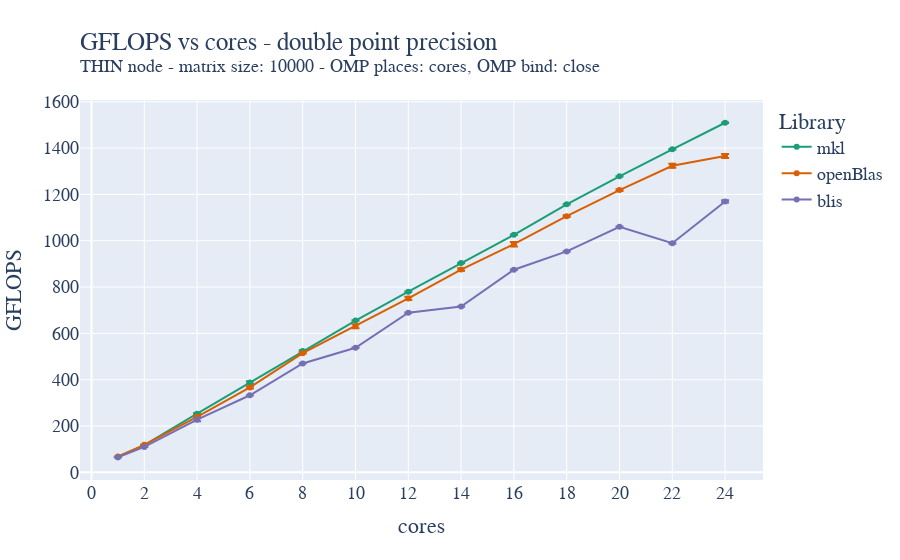

Notebook code for this chart:
### Code cell
fig = go.Figure()

fig.add_trace(go.Scatter(x=mkl_double_avg["cores"]["mean"], y=mkl_double_avg["gflops"]["mean"], name='mkl',
                         error_y=dict(
                             type="data",
                             array=mkl_double_avg["gflops"]["std"],
                             visible=True)))
fig.add_trace(go.Scatter(x=oblas_double_avg["cores"]["mean"], y=oblas_double_avg["gflops"]["mean"], name='openBlas',
                         error_y=dict(
                             type="data",
                             array=oblas_double_avg["gflops"]["std"],
                             visible=True)))
fig.add_trace(go.Scatter(x=blis_double_avg["cores"]["mean"], y=blis_double_avg["gflops"]["mean"], name='blis',
                         error_y=dict(
                             type="data",
                             array=blis_double_avg["gflops"]["std"],
                             visible=True)))

fig.update_layout(
    title=go.layout.Title(
        text="GFLOPS vs cores - double point precision<br><sup>THIN node - matrix size: 10000 - OMP places: cores, OMP bind: close</sup>",
        xref="paper",
        x=0,
    ),
    xaxis_title="cores",
    xaxis = dict(
        tickmode = 'linear',
        tick0 = '0',
        dtick = '2'
    ),
    yaxis_title="GFLOPS",
    legend_title="Library",
    font=dict(
        family="Courier New, monospace",
        size=18,
    ),
    colorway=["#1b9e77","#d95f02", "#7570b3"]
)
fig.show()
fig.write_image("/home/andres/hpc/Foundations_of_HPC_2022/Assignment/my_assignment/report/images/fixed_size_thin_double_gflops_close.pdf", height=500, width=1000)

### Figure 1 — Plotly figure (JSON) as saved in the notebook; plotly's stock layout.template omitted (floating-point values rounded to 4 significant figures)
{"data": [{"error_y": {"array": [0.518, 0.444, 2.985, 5.649, 2.526, 0.8171, 0.7199, 0.9799, 1.54, 0.9941, 0.7143, 2.01, 1.137], "type": "data", "visible": true}, "name": "mkl", "type": "scatter", "x": [1, 2, 4, 6, 8, 10, 12, 14, 16, 18, 20, 22, 24], "y": [65.56, 117.2, 253.4, 387.9, 524.3, 655.5, 779.9, 904.2, 1026.0, 1157.0, 1278.0, 1394.0, 1509.0]}, {"error_y": {"array": [0.4127, 0.8867, 2.096, 5.054, 1.711, 8.694, 7.025, 5.345, 9.85, 3.588, 3.736, 8.223, 8.726], "type": "data", "visible": true}, "name": "openBlas", "type": "scatter", "x": [1, 2, 4, 6, 8, 10, 12, 14, 16, 18, 20, 22, 24], "y": [68.56, 118.9, 240.0, 366.9, 514.5, 630.9, 750.9, 875.5, 984.9, 1106.0, 1219.0, 1324.0, 1366.0]}, {"error_y": {"array": [0.1754, 0.1331, 6.446, 0.4887, 0.6083, 0.8575, 0.8375, 1.018, 1.006, 1.949, 1.102, 2.174, 4.739], "type": "data", "visible": true}, "name": "blis", "type": "scatter", "x": [1, 2, 4, 6, 8, 10, 12, 14, 16, 18, 20, 22, 24], "y": [65.25, 110.0, 227.6, 332.9, 470.2, 538.0, 689.2, 715.8, 874.9, 953.9, 1060.0, 989.3, 1170.0]}], "layout": {"colorway": ["#1b9e77", "#d95f02", "#7570b3"], "font": {"family": "Courier New, monospace", "size": 18}, "legend": {"title": {"text": "Library"}}, "title": {"text": "GFLOPS vs cores - double point precision<br><sup>THIN node - matrix size: 10000 - OMP places: cores, OMP bind: close</sup>", "x": 0, "xref": "paper"}, "xaxis": {"dtick": "2", "tick0": "0", "tickmode": "linear", "title": {"text": "cores"}}, "yaxis": {"title": {"text": "GFLOPS"}}}}
